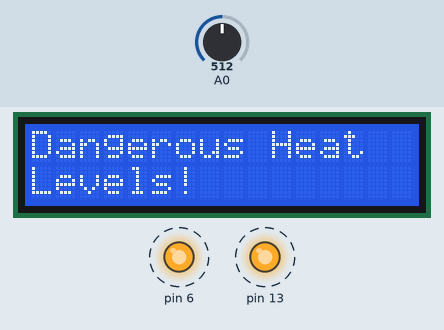
A sketch run on a simulated Arduino Uno, built with avr-gcc and run on an emulated ATmega328P. Shown: 16×2 character LCD, output pins drawn as LEDs (lit = HIGH). Dashed ring = blinking. The test bench sets the inputs (shaded band); at power-on: A0 = 512.

Above: at 0.97 s.
1.3 s: A0 set to 255
2.8 s: A0 set to 227
At 4.1 s:
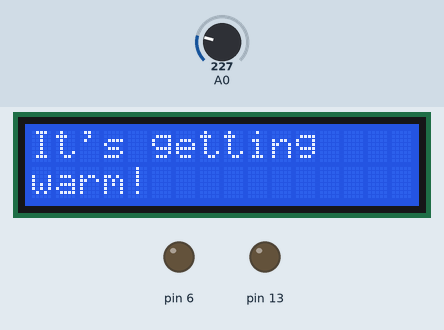
4.4 s: A0 set to 306
At 5.01 s:
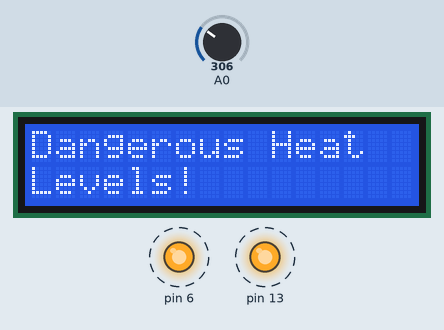
7.4 s: A0 set to 122
At 8.0 s:
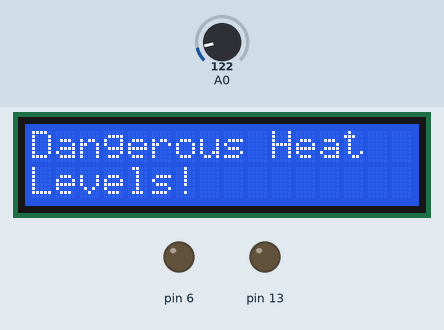
Timing chart, 0 to 10.0 s (numbered marks = the images above; inputs shaded):
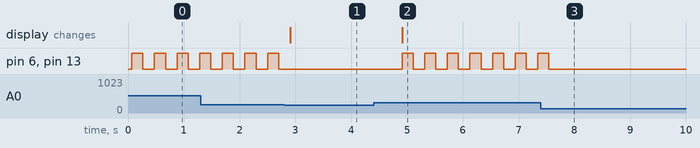

The sketch:

TemperatureSensor.ino
```cpp
// C++ code
//
#include <LiquidCrystal.h>
LiquidCrystal mylcd (9,7,8,12,11,10);
void setup()
{
  pinMode(13, OUTPUT);
  pinMode(6, OUTPUT);
  pinMode(A0, INPUT);
  mylcd.begin(16,2);

}

 float get_temp(float volt){ // opening the temperature function
 float conv_volt = volt - 0.5;
 return conv_volt/0.01;
  }// closing the temperature function

void loop()
{
  float value = analogRead(A0);
  float voltage = value*(5.0/1023.0);
  float current_temp = get_temp(voltage);
  if (10 < current_temp && current_temp <= 40){
    mylcd.clear();
    mylcd.print("Safe Temp");
    delay(2000);
  }
  else if (40 < current_temp && current_temp <= 70 ){
    mylcd.clear();
    mylcd.setCursor(0,0);
    mylcd.print("It's getting");
    mylcd.setCursor(0,1);
    mylcd.print("warm!");
    delay(2000);
  }
  else if (current_temp > 70)  {
    mylcd.clear();
    mylcd.setCursor(0,0);
    mylcd.print("Dangerous Heat");
    mylcd.setCursor(0,1);
    mylcd.print("Levels!");
    digitalWrite(6, HIGH);
    digitalWrite(13, HIGH);
    delay(200);
    digitalWrite(6, LOW);
    digitalWrite(13, LOW);
    delay(200);
  }
}
```

Measured:
- the behaviour switches between 246 and 245 on A0 (found by bisection; images 0 and 1)
- after the input at 2.8 s, pin 6, pin 13: stops changing and stays LOW; the display: changes after 0.11 s (image 1)
- after the input at 4.4 s, pin 6, pin 13: alternates HIGH for 0.20 s and LOW for 0.21 s, starting after 0.51 s; the display: changes after 0.51 s (image 2)
- after the input at 7.4 s, pin 6, pin 13: goes on until 7.5 s, then stays LOW
- by itself, pin 6, pin 13: alternates HIGH for 0.20 s and LOW for 0.21 s
